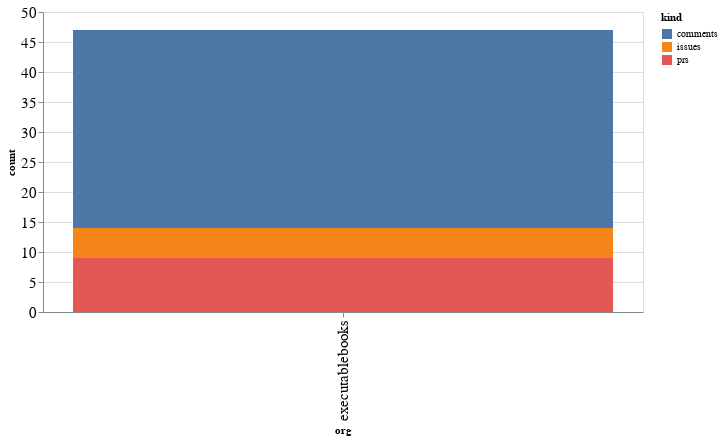

Notebook source saved alongside this figure:
### Code cell
alt.Chart(org_summaries, width=600).mark_bar().encode(
    x='org',
    y='count',
    color='kind',
    tooltip="org"
)

### Figure 1 — Vega-Lite specification as saved in the notebook (floating-point values rounded to 4 significant figures)
{"config": {"axisLeft": {"labelFontSize": 15}, "axisBottom": {"labelFontSize": 15}}, "data": {"name": "data-07f1bf42d6e6c5ba38536e6d203ecaf9"}, "mark": "bar", "encoding": {"color": {"type": "nominal", "field": "kind"}, "tooltip": {"type": "nominal", "field": "org"}, "x": {"type": "nominal", "field": "org"}, "y": {"type": "quantitative", "field": "count"}}, "width": 600, "$schema": "https://vega.github.io/schema/vega-lite/v4.8.1.json", "datasets": {"data-07f1bf42d6e6c5ba38536e6d203ecaf9": [{"org": "executablebooks", "kind": "comments", "count": 33}, {"org": "executablebooks", "kind": "issues", "count": 5}, {"org": "executablebooks", "kind": "prs", "count": 9}]}}
